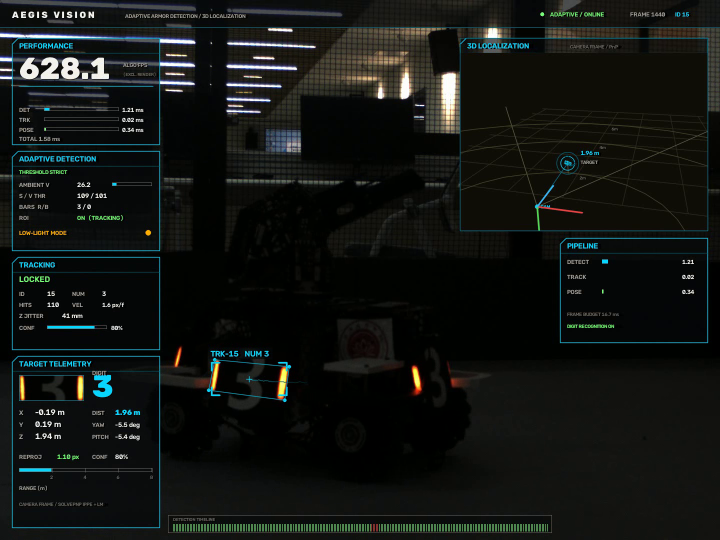
//> input picture assets/second_mid.png, 1440 x 1080 px, given in place of video.avi, which was not available (shown at 1/2 size)
$ ./probe3   (built with g++ and OpenCV 4)
//> lines starting //> are read from the running program, lines starting //| are printed output that depends on the picture
// probe3.cpp —— 装甲板局部放大与颜色统计（开发期）
#include "aegis/compat.hpp"

#include <cstdio>
#include <string>

int main(int argc, char** argv) {
  const std::string path = argc > 1 ? argv[1] : "video.avi";
  const int idx = argc > 2 ? std::atoi(argv[2]) : 800;
  cv::VideoCapture cap(path);
  cap.set(cv::CAP_PROP_POS_FRAMES, idx);
  cv::Mat frame;
  cap.read(frame);
//> frame is the input picture: 1080 rows x 1440 cols, CV_8UC3; mean B, G, R 18.9, 21.4, 18.4
  if (frame.empty()) return 1;

  cv::Mat hsv;
  cv::cvtColor(frame, hsv, cv::COLOR_BGR2HSV);
//> hsv: 1080 rows x 1440 cols, CV_8UC3; mean H, S, V 55.1, 114.2, 23.3
  cv::Mat crop = frame(cv::Rect(150, 600, 500, 180));
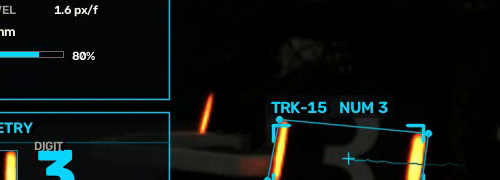
//> crop: 180 rows x 500 cols, CV_8UC3; mean B, G, R 15.7, 17.6, 12
  cv::Mat big;
  cv::resize(crop, big, cv::Size(), 3, 3, cv::INTER_NEAREST);
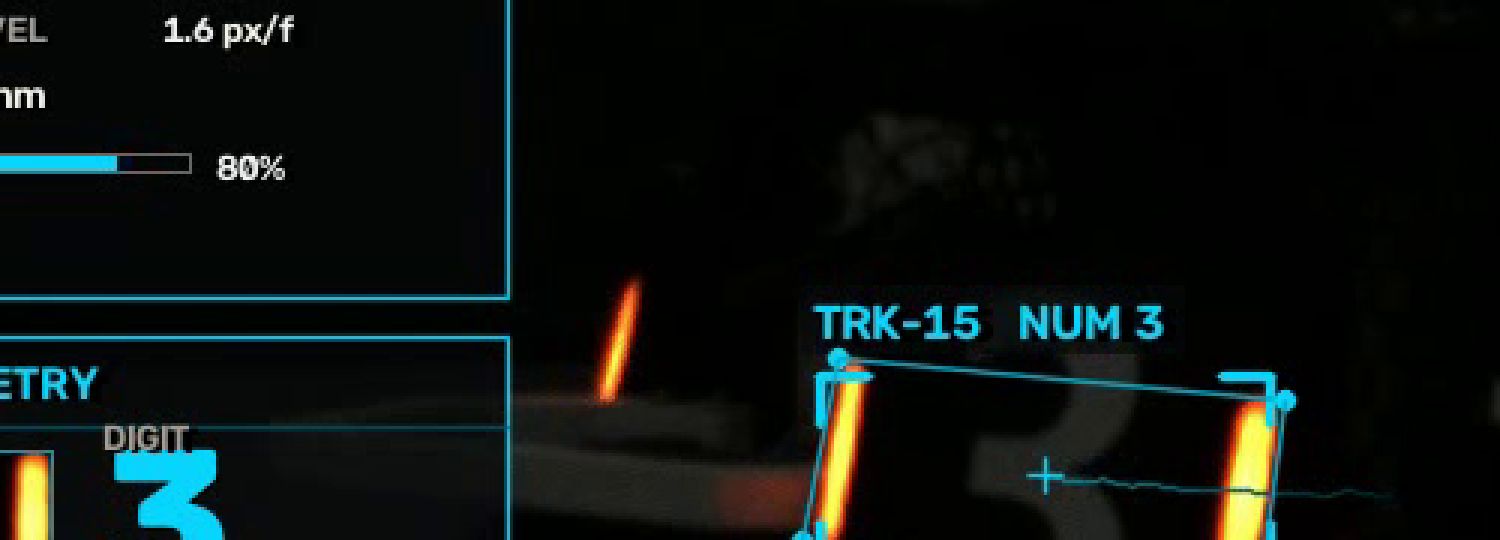
//> big: 540 rows x 1500 cols, CV_8UC3; mean B, G, R 15.7, 17.6, 12
  cv::imwrite("probe_armor_zoom.png", big);

  // 统计两个灯条内的 HSV 分布
  for (int y = 640; y < 710; ++y) {
    for (int x = 270; x < 430; ++x) {
      const cv::Vec3b hsvp = hsv.at<cv::Vec3b>(y, x);
      const cv::Vec3b bgr = frame.at<cv::Vec3b>(y, x);
      if (hsvp[1] > 150 && hsvp[2] > 120) {
        if ((x > 270 && x < 292) || (x > 408 && x < 428)) {
          std::printf("bar px (%d,%d) H=%d S=%d V=%d BGR=%d,%d,%d\n", x, y, hsvp[0], hsvp[1],
                      hsvp[2], bgr[0], bgr[1], bgr[2]);
        }
      }
    }
  }
  // 数字区域统计（灰度/HSV）
  cv::Mat numberRoi = hsv(cv::Rect(300, 645, 90, 65));
//> numberRoi: 65 rows x 90 cols, CV_8UC3; mean H, S, V 60.9, 212.6, 11.6
  cv::Scalar m = cv::mean(numberRoi);
//> m = Scalar(60.94, 212.6, 11.56)
  std::printf("number ROI mean H=%.1f S=%.1f V=%.1f\n", m[0], m[1], m[2]);
//| number ROI mean H=60.9 S=212.6 V=11.6
  double mn, mx;
  cv::minMaxLoc(numberRoi, &mn, &mx);
//> mn = 0; mx = 255
  std::printf("number ROI V range %.1f..%.1f\n", mn, mx);
//| number ROI V range 0.0..255.0

  // 整幅图的 V 直方图分位数
  cv::Mat v;
  cv::extractChannel(hsv, v, 2);
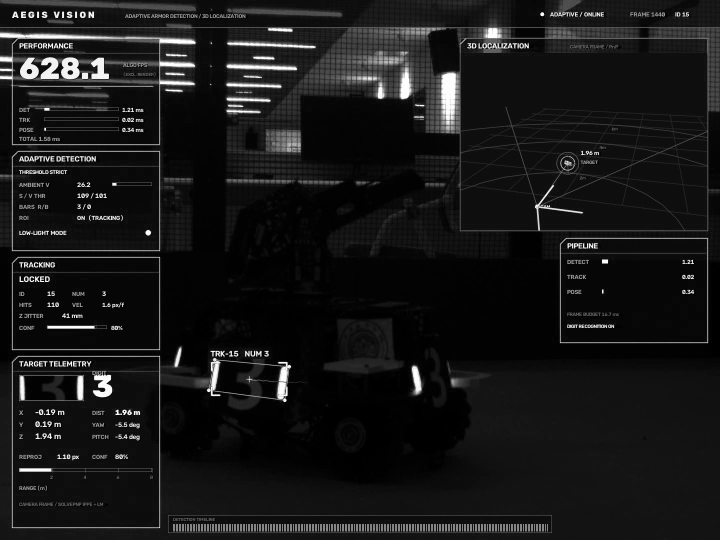
//> v: 1080 rows x 1440 cols, CV_8UC1 (shown at 1/2 size); min 0, max 255, mean 23.3
  cv::Mat hist;
  int histSize = 256;
  float range[] = {0, 256};
  const float* ranges[] = {range};
  cv::calcHist(&v, 1, nullptr, cv::noArray(), hist, 1, &histSize, ranges);
//> hist = 256 values, max 137844 at index 14, min 139 at index 177, mean 6075
  long total = v.total();
//> total = 1555200
  long acc = 0;
  for (int i = 0; i < 256; ++i) {
    acc += static_cast<long>(hist.at<float>(i));
    if (acc > total * 0.99) {
      std::printf("p99 V = %d\n", i);
      break;
    }
  }
//> this loop made 243 passes
//> acc on passes 1 to 3: 39197, 104810, 218032
//> after the loop, acc = 1539822
  return 0;
}
